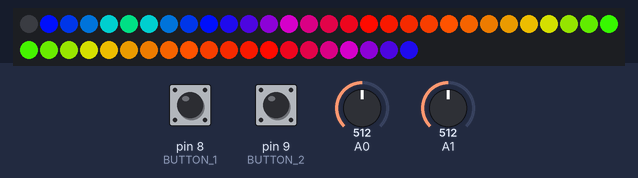
Simulated run of this sketch. Board: Arduino Uno, built with avr-gcc and run on an emulated ATmega328P. On the bench: 50 RGB LEDs in strip order, left to right, continuing on the next row. Inputs (shaded band) come from the test bench; at power-on: A1 = 512, A0 = 512, pin 9 (BUTTON_2) HIGH, pin 8 (BUTTON_1) HIGH.

Above: at 1.2 s.
1.3 s: A1 set to 80
At 1.89 s:
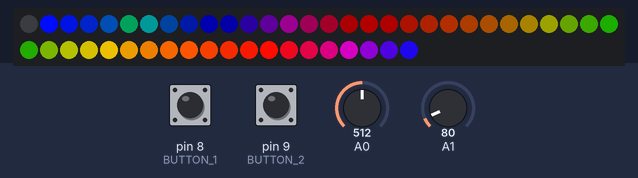
At 3.3 s:
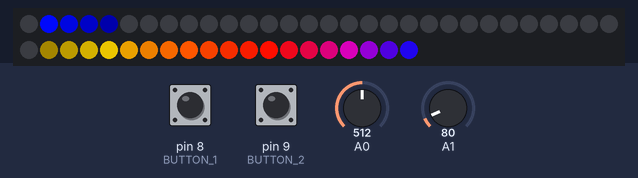
4.3 s: A0 set to 306
At 5.7 s:
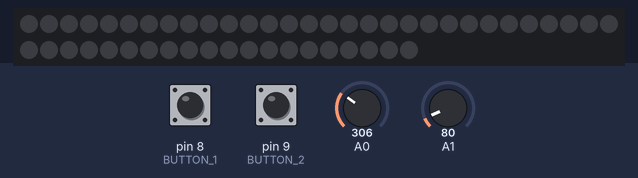
6.4 s: A1 set to 306
9.4 s: pin 9 (BUTTON_2) pulled LOW for 0.15 s
10.1 s: pin 8 (BUTTON_1) pulled LOW for 0.15 s
13.2 s: pin 8 (BUTTON_1) pulled LOW for 0.15 s
At 13.37 s:
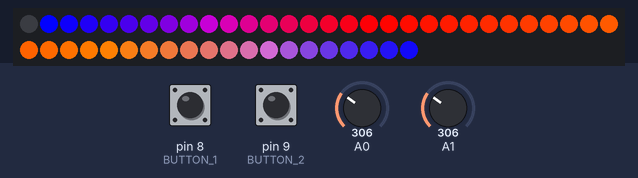
Timing chart, 0 to 16.2 s (numbered marks = the images above; inputs shaded):
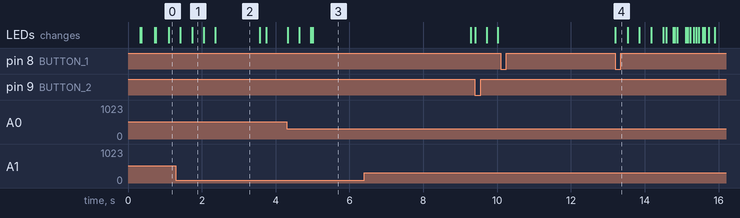

The sketch:

Elk_Power__no_threshold_.ino
```cpp
//For spectrum analyzer shield, these three pins are used.
//You can move pinds 4 and 5, but you must cut the trace on the shield and re-route from the 2 jumpers.
#define RESET 5
#define STROBE 4
#define BUTTON_1  8
#define BUTTON_2  9
#include <Adafruit_NeoPixel.h>  //Library to simplify interacting with the LED strip
#ifdef __AVR__
#include <avr/power.h>   //Includes the library for power reduction registers if your chip supports them.
#endif                   //More info: http://www.nongnu.org/avr-libc/user-manual/group__avr__power.htlm

//Constants (change these as necessary)
#define LED_PIN   2  //Pin for the pixel strip. Can be analog or digital.
#define LED_TOTAL 50  //Change this to the number of LEDs in your strip.
#define SPEC 7
//int spectrumAnalog = 1; //0 for left channel, 1 for right.

Adafruit_NeoPixel strip = Adafruit_NeoPixel(LED_TOTAL, LED_PIN, NEO_GRB + NEO_KHZ800);

// Spectrum analyzer read values will be kept here.
double Lmax[SPEC] = {300}, Rmax[SPEC] = {300};
float Lspectrum[SPEC], Rspectrum[SPEC];
float avgMag = 300;

int8_t mode = 0;
int count = 600;
long unsigned int secs = 0;

void setup() {
  Serial.begin(9600);

  //Setup pins to drive the spectrum analyzer.
  pinMode(RESET, OUTPUT);
  pinMode(STROBE, OUTPUT);

  pinMode(BUTTON_1, INPUT); pinMode(BUTTON_2, INPUT);

  digitalWrite(BUTTON_1, HIGH); digitalWrite(BUTTON_2, HIGH);

  //Init spectrum analyzer
  digitalWrite(STROBE, LOW);    delay(1);
  digitalWrite(RESET, HIGH);    delay(1);
  digitalWrite(STROBE, HIGH);   delay(1);
  digitalWrite(STROBE, LOW);    delay(1);
  digitalWrite(RESET, LOW);     delay(5);
  // Reading the analyzer now will read the lowest frequency.

  strip.begin();
  strip.clear();
  strip.show();
}

void loop() {

  if (!digitalRead(BUTTON_1)) {
    delay(300);
    for (int j = 0; digitalRead(BUTTON_1); j += 2) {
      if (j > kolor(mode, -1)) j = 0;
      for (int i = 1; i < strip.numPixels(); i++) {
        float val = double(kolor(mode, -1)) * (float(i) / float(strip.numPixels() - 1));
        strip.setPixelColor(i, kolor(mode, val + j));
      }
      strip.show();
      if (!digitalRead(BUTTON_2)) {
        delay(300);
        mode++;
        if (mode == kolor(-1, 0)) mode = 0;
      }
    }
    delay(300);
  }

  if (!digitalRead(BUTTON_2)) {
    delay(300);
    mode++;
    if (mode == kolor(-1, 0)) mode = 0;
  }

  showSpectrum();
  strip.show();
  fade(.925);

  if (round(fmod(millis(), 6)) == 0) count++;
  if (count > kolor(mode,-1))  count = 0;

  //delay(20);
}

uint32_t kolor(int8_t mo, int i) {
  if (mo == 2) return Sea(i);
  if (mo == 1) return Sunset(i);
  if (mo == 0) return Rain(i);
  if (mo < 0) return 3;
  else return 0;
}

// Read 7 band equalizer.
void readSpectrum()
{
  // Band 0 = Lowest Frequencies.
  for (byte band = 0; band < SPEC; band++)  {
    Lspectrum[band] = (analogRead(0) + analogRead(0) ) >> 1; //Read twice and take the average by dividing by 2

    if (Lspectrum[band] > Lmax[band]) Lmax[band] = Lspectrum[band];

    Rspectrum[band] = (analogRead(1) + analogRead(1) ) >> 1;

    if (Rspectrum[band] > Rmax[band]) Rmax[band] = Rspectrum[band];

    digitalWrite(STROBE, HIGH);
    digitalWrite(STROBE, LOW);


  }
}

void showSpectrum() {
  readSpectrum();
  Lspectrum[SPEC - 1] = (Lspectrum[SPEC - 1] + Rspectrum[SPEC - 1]) / 2.0;
  Rspectrum[SPEC - 1] = Lspectrum[SPEC - 1];
  Lmax[SPEC - 1] = (Lmax[SPEC - 1] + Rmax[SPEC - 1]) / 2.0;
  Rmax[SPEC - 1] = Lmax[SPEC - 1];
  Lspectrum[0] = (Lspectrum[0] + Rspectrum[0]) / 2.0;
  Rspectrum[0] = Lspectrum[0];
  Lmax[0] = (Lmax[0] + Rmax[0]) / 2.0;
  Rmax[0] = Lmax[0];

  int jump =  round((float(strip.numPixels()) / 2.0) / float(SPEC));
  float aspec = 0, amax = 0;
  const float POW = 7.0;

  for (int i = 0; i < SPEC; i++) {

    aspec += pow((Lspectrum[i] + Rspectrum[i]) / 2.0, 2);
    amax += pow((Lmax[i] + Rmax[i]) / 2.0, 2);
    float val = double(kolor(mode,-1)) * (float(i) / float(SPEC));

    if (Lmax[i] > 200) {
      Lmax[i] -= .2;
      //if (i == 3) Serial.println(Lmax[i]);
    }
    else continue;
    if (Lspectrum[i] > 90) {
      double Lratio = Lspectrum[i] / Lmax[i];
      Lratio = pow(Lratio, POW);
      uint8_t Lpos = (i == 0) ? 5 : (i == 1) ? 1 : pos(5 - (i * jump));
      //Lpos = (Lpos+count)%(strip.numPixels()-1);
      //uint32_t Lcol = Rainbow(val + 600), Lcol2 = strip.getPixelColor(Lpos);
      uint32_t Lcol = kolor(mode,val + count), Lcol2 = strip.getPixelColor(Lpos);

      uint8_t Lcols[3], Lcols2[3];
      for (int j = 0; j < 3; j++) {
        Lcols[j] = split(Lcol, j) * Lratio;
        Lcols2[j] = split(Lcol2, j);
      }

      float Lmag = sqrt( pow(Lcols[0], 2) + pow(Lcols[1], 2) + pow(Lcols[2], 2));
      float Lmag2 = sqrt( pow(Lcols2[0], 2) + pow(Lcols2[1], 2) + pow(Lcols2[2], 2));

      if ( Lmag > Lmag2 && Lmag > 30) {
        Lcol = strip.Color(Lcols[0], Lcols[1], Lcols[2]);
        strip.setPixelColor(Lpos, Lcol);
        bleed(Lpos, jump);
      }
    }

    if (Rmax[i] > 200) Rmax[i] -= .2;
    else continue;
    if (Rspectrum[i] > 90) {
      double Rratio = Rspectrum[i] / Rmax[i];
      Rratio = pow(Rratio, POW);
      uint8_t Rpos = (5 + (i * jump)) % strip.numPixels();
      //Rpos = (Rpos+count)%(strip.numPixels()-1);
      //uint32_t Rcol = Rainbow(val + 600), Rcol2 = strip.getPixelColor(Rpos);
      uint32_t Rcol = kolor(mode,val + count), Rcol2 = strip.getPixelColor(Rpos);

      uint8_t Rcols[3], Rcols2[3];
      for (int j = 0; j < 3; j++) {
        Rcols[j] = split(Rcol, j) * Rratio;
        Rcols2[j] = split(Rcol2, j);
      }

      float Rmag = sqrt( pow(Rcols[0], 2) + pow(Rcols[1], 2) + pow(Rcols[2], 2));
      float Rmag2 = sqrt( pow(Rcols2[0], 2) + pow(Rcols2[1], 2) + pow(Rcols2[2], 2));

      if ( Rmag > Rmag2 && Rmag > 30) {
        Rcol = strip.Color(Rcols[0], Rcols[1], Rcols[2]);
        strip.setPixelColor(Rpos, Rcol);
        bleed(Rpos, jump);
      }
    }
  }

  aspec = sqrt(aspec); amax = sqrt(amax);
  float aratio = aspec / amax;
  if (aratio - avgMag >= .6) {
    jump /= 2.0;
    for (int i = 0; i < (SPEC - 1) * 2; i++) {
      uint8_t Lpos = pos(3 - (i * jump));
      uint8_t Rpos = (7 + (i * jump)) % strip.numPixels();
      uint8_t cols[3];
      for (int j = 0; j < 3; j++) {
        cols[j] = ((255 * aratio) + split(strip.getPixelColor(i), j)) / 2.0;
      }
      uint32_t col = strip.Color(cols[0], cols[1], cols[2]);
      strip.setPixelColor(Lpos, col);
      strip.setPixelColor(Rpos, col);
      bleed(Rpos, jump * 2);
      bleed(Lpos, jump * 2);
    }
  }
  avgMag = (avgMag + aratio) / 2.0;
  strip.setPixelColor(0, 0);
}

uint8_t split(uint32_t color, uint8_t i ) {   //0 = Red, 1 = Green, 2 = Blue
  if (i == 0) return color >> 16;
  if (i == 1) return color >> 8;
  if (i == 2) return color >> 0;
  return -1;
}

void fade(float damper) {
  for (int i = 0; i < strip.numPixels(); i++) {
    uint32_t col = strip.getPixelColor(i);
    if (col == 0) continue;
    float colors[3]; //Array of the three RGB values
    for (int j = 0; j < 3; j++) colors[j] = split(col, j) * damper;
    strip.setPixelColor(i, strip.Color(colors[0] , colors[1], colors[2]));
  }
}

void bleed(uint8_t Point, uint8_t radius) {
  for (int i = 1; i < radius; i++) {
    int sides[] = {pos(Point - i), pos(Point + i)};
    for (int i = 0; i < 2; i++) {
      int point = sides[i];
      uint32_t colors[] = {strip.getPixelColor(pos(point - 1)), strip.getPixelColor(point), strip.getPixelColor(pos(point + 1))  };
      strip.setPixelColor(point, strip.Color(
                            float( split(colors[0], 0) + split(colors[1], 0) + split(colors[2], 0) ) / 3.0,
                            float( split(colors[0], 1) + split(colors[1], 1) + split(colors[2], 1) ) / 3.0,
                            float( split(colors[0], 2) + split(colors[1], 2) + split(colors[2], 2) ) / 3.0)
                         );
    }
  }
}

uint8_t pos(int pos) {
  if (pos < 1) return (strip.numPixels() - 1) + pos;
  if (pos >= strip.numPixels()) return (pos % (strip.numPixels() - 1));
  return pos;
  //return (strip.numPixels()-1 + pos) % strip.numPixels();
}

/*
  uint32_t Rainbow(int i) {
  const unsigned int LOOP = 1785;
  if (i < 0) return LOOP;
  if (i > LOOP - 1) return Rainbow(i % LOOP);
  if (i > 1529) return strip.Color(255, 0, 255 - (i % 255));     //violet -> red
  if (i > 1274) return strip.Color((i % 255), 0, 255);           //blue -> violet
  if (i > 1019) return strip.Color(0, 255 - (i % 255), 255);     //aqua -> blue
  if (i > 764) return strip.Color(0, 255, (i % 255));            //green -> aqua
  if (i > 509) return strip.Color(255 - (i % 255), 255, 0);      //yellow -> green
  if (i > 255) return strip.Color(255, 128 + (i % 255) / 2, 0);  //orange -> yellow
  return strip.Color(255, i / 2, 0);                             //red -> orange
  }
*/

uint32_t Rain(int i) {
  const unsigned int LOOP = 1020;
  if (i < 0) return LOOP;
  if (i > LOOP - 1) return Rain(i % LOOP);
  if (i > 764) return strip.Color(i % 255, 0, 255 - (i % 255));               //blue -> red
  if (i > 509) return strip.Color(0, 255 - (i % 255), i % 255);               //green -> blue
  if (i > 255) return strip.Color(255 - (i % 255), 128 + (i % 255) / 2, 0);   //orange ->green
  return strip.Color(255, i / 2, 0);                                          //red -> orange
}

uint32_t Sea(int i) {
  const unsigned int LOOP = 765;
  if (i < 0) return LOOP;
  if (i > LOOP - 1) return Sea(i % LOOP);
  if (i > 509) return strip.Color(i % 255, 255 - (i % 255) / 2, 255 - (i % 255));            //cyan -> orange
  if (i > 255) return strip.Color(255 - (i % 255), i % 255, 255);                //purple -> cyan
  return strip.Color(255, 128 - (i / 2), i);    //orange -> purple
}

uint32_t Sunset(int i) {
  const unsigned int LOOP = 765;
  if (i < 0) return LOOP;
  if (i > LOOP - 1) return Sunset(i % LOOP);
  if (i > 509) return strip.Color(255 - (i % 255), 128 - (i % 255) / 2, (i % 255));   //orange -> blue
  if (i > 255) return strip.Color(255, (i % 255) / 2, 0);      //red -> orange
  return strip.Color(i, 0, 255 - i);                            //blue -> red
}
```

Measured:
- after the input at 10.1 s, every drawn part: stays the same
- after the input at 13.2 s, the LEDs: change at once (image 4)
